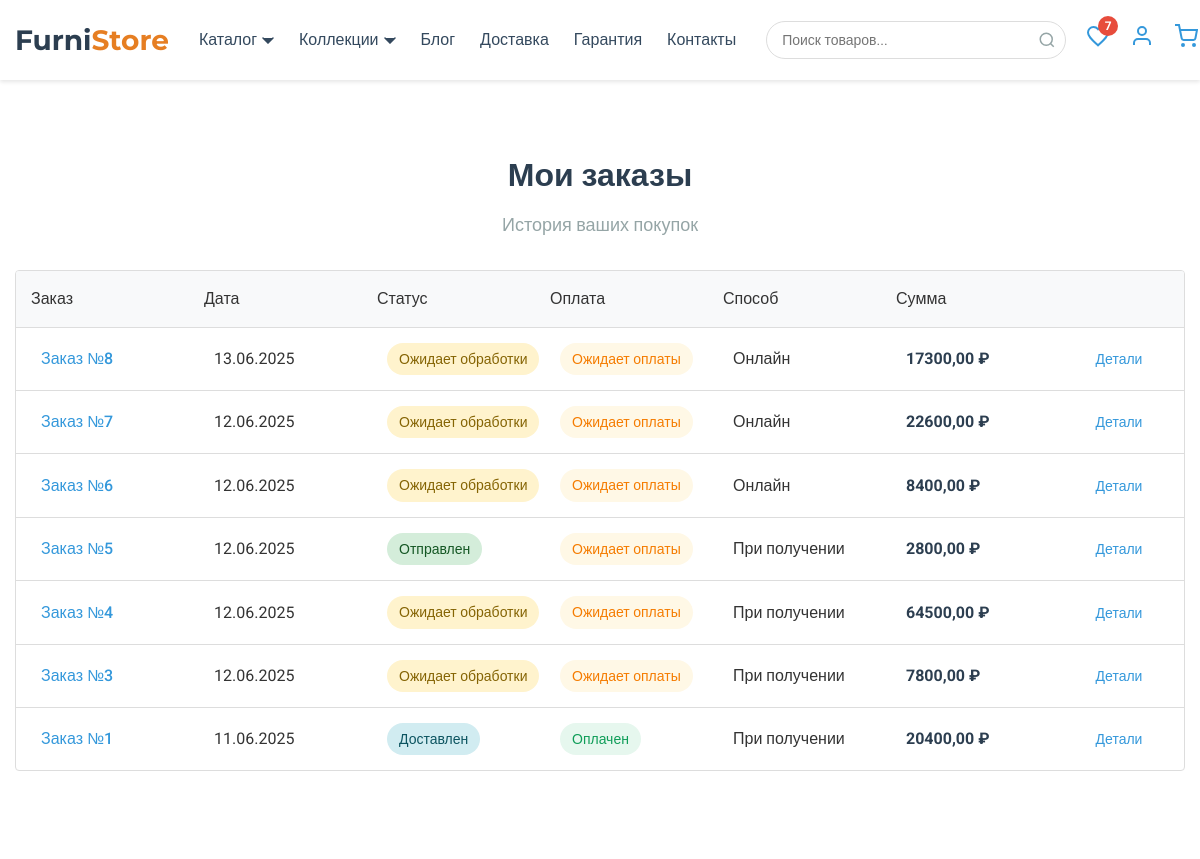
The page /orders/ (signed in, upper part) on the database as committed earlier.
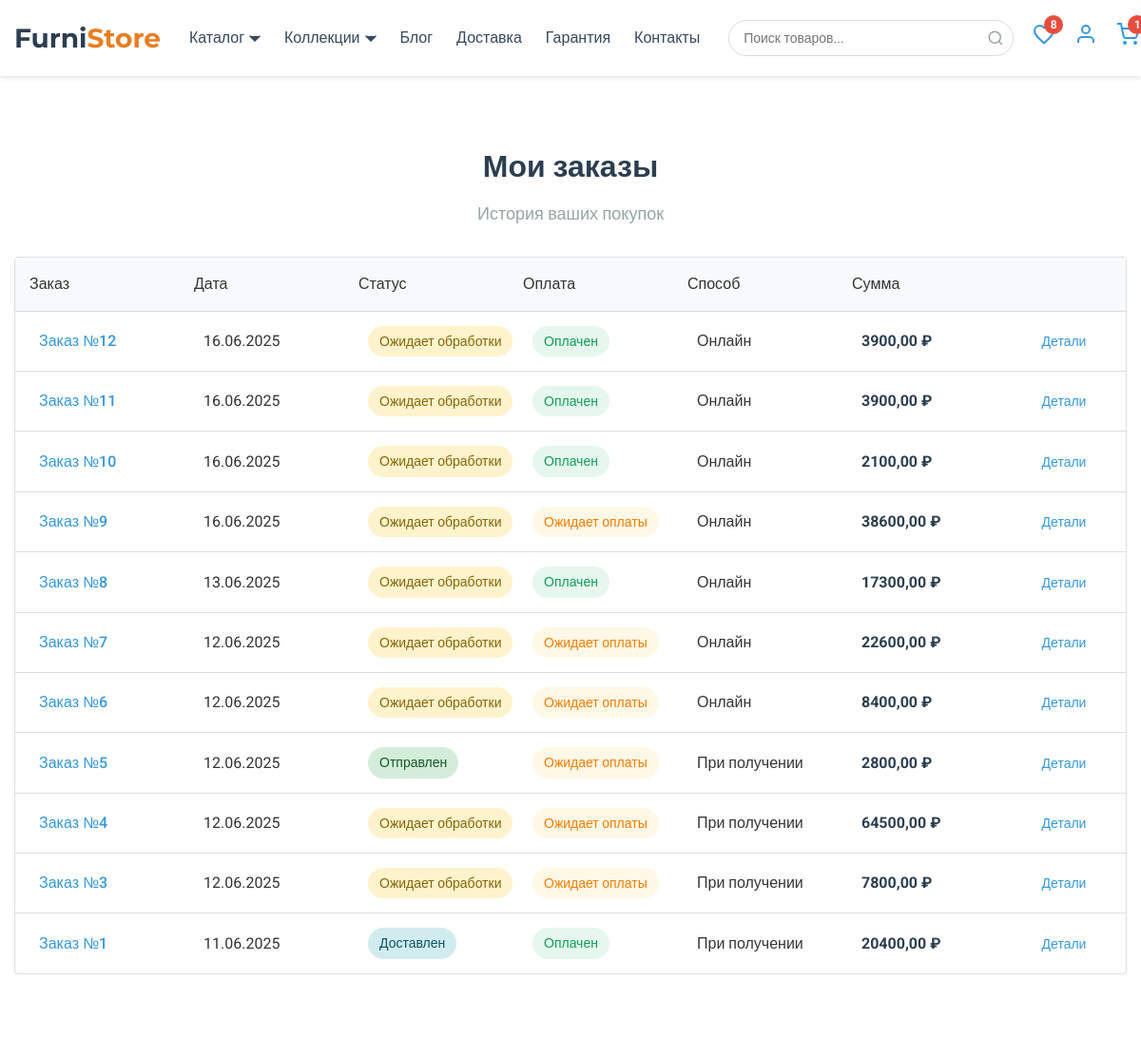
The same page on the database as committed later.
### orders/models.py (models this page shows, shortened)
class Order(models.Model):
    STATUS_CHOICES = [
        ('pending', 'Ожидает обработки'),
        ('processing', 'В обработке'),
        ('shipped', 'Отправлен'),
        ('delivered', 'Доставлен'),
        ('cancelled', 'Отменен'),
    ]
    PAYMENT_STATUS_CHOICES = [
        ('pending', 'Ожидает оплаты'),
        ('paid', 'Оплачен'),
        ('failed', 'Ошибка оплаты'),
        ('refunded', 'Возврат'),
    ]
    PAYMENT_METHOD_CHOICES = [
        ('online', 'Оплата онлайн'),
        ('upon_receipt', 'Оплата при получении'),
    ]
    user = models.ForeignKey(User, on_delete=models.CASCADE, related_name='orders', verbose_name='Пользователь')
    created_at = models.DateTimeField(auto_now_add=True, verbose_name='Дата создания')
    status = models.CharField(max_length=20, choices=STATUS_CHOICES, default='pending', verbose_name='Статус')
    payment_status = models.CharField(
        max_length=20,
        choices=PAYMENT_STATUS_CHOICES,
        default='pending',
        verbose_name='Статус оплаты'
    )
    payment_method = models.CharField(
        max_length=20,
        choices=PAYMENT_METHOD_CHOICES,
        default='online',
        verbose_name='Способ оплаты'
    )
    total = models.DecimalField(max_digits=10, decimal_places=2, verbose_name='Итоговая сумма')
    address = models.TextField(verbose_name='Адрес доставки')
    phone = models.CharField(max_length=20, verbose_name='Телефон')
    email = models.EmailField(verbose_name='Email')
    comment = models.TextField(blank=True, verbose_name='Комментарий')
    stripe_id = models.CharField(
        max_length=250,
        blank=True,
        verbose_name='ID платежа Stripe'
    )
    stripe_payment_intent = models.CharField(
        max_length=250,
        blank=True,
        verbose_name='ID платежного намерения Stripe'
    )
    class Meta:
        verbose_name = 'Заказ'
        verbose_name_plural = 'Заказы'
        ordering = ['-created_at']

### cart/models.py (models this page shows, shortened)
class Cart(models.Model):
    user = models.OneToOneField(User, on_delete=models.CASCADE,
                                related_name='cart', verbose_name='Пользователь')
    created_at = models.DateTimeField(auto_now_add=True, verbose_name='Дата создания')
    updated_at = models.DateTimeField(auto_now=True, verbose_name='Дата обновления')
    @property
    def item_count(self):
        return self.items.aggregate(count=Count('id'))['count'] or 0
    class Meta:
        verbose_name = 'Корзина'
        verbose_name_plural = 'Корзины'

### orders/views.py (the view)
# urls.py: path('', views.order_list, name='order_list'),
@login_required
def order_list(request):
    orders = Order.objects.filter(user=request.user).order_by('-created_at')
    return render(request, 'apps/orders/order_list.html', {'orders': orders})

### cart/utils.py (called while the page is built)
def get_cart_for_user(user):
    if user and user.is_authenticated:
        cart, created = Cart.objects.get_or_create(user=user)
        return cart
    return None  # Для анонимных пользователей

### products/context_processors.py (called while the page is built)
def global_data(request):
    context = {
        'categories': Category.objects.all(),
        'featured_collections': Collection.objects.filter(is_featured=True)[:5],
    }
    cart = get_cart_for_user(request.user if request.user.is_authenticated else None)
    context['cart'] = cart
    if request.user.is_authenticated:
        try:
            profile = Profile.objects.get(user=request.user)
            context['favorites_count'] = profile.favorites.count()
        except Profile.DoesNotExist:
            context['favorites_count'] = 0
    else:
        context['favorites_count'] = 0
    return context

### templates/apps/orders/order_list.html (shortened to what this page needs)
{% extends "base.html" %}
{% load static %}
{% block app_css %}
    <link rel="stylesheet" href="{% static 'css/apps/orders/order_list.css' %}">
{% endblock %}
{% block content %}
    <section class="order-list-section">
        <div class="container">
            <div class="section-header">
                <h1 class="section-title">Мои заказы</h1>
                <div class="section-subtitle">История ваших покупок</div>
            </div>
            {% if orders %}
                <div class="orders-table">
                    <div class="table-header">
                        <div class="header-order">Заказ</div>
                        <div class="header-date">Дата</div>
                        <div class="header-status">Статус</div>
                        <div class="header-payment">Оплата</div>
                        <div class="header-method">Способ</div>
                        <div class="header-total">Сумма</div>
                        <div class="header-actions"></div>
                    </div>
                    {% for order in orders %}
                        <div class="order-row">
                            <div class="cell-order">
                                <a href="{% url 'orders:order_detail' order.id %}" class="order-link">
                                    Заказ №{{ order.id }}
                                </a>
                            </div>
                            <div class="cell-date">
                                {{ order.created_at|date:"d.m.Y" }}
                            </div>
                            <div class="cell-status">
                                <span class="status-badge status-{{ order.status }}">{{ order.get_status_display }}</span>
                            </div>
                            <div class="cell-payment">
                                <span class="payment-badge payment-{{ order.payment_status }}">
                                {{ order.get_payment_status_display }}
                            </span>
                            </div>
                            <div class="cell-method">
                                {% if order.stripe_id %}Онлайн{% else %}При получении{% endif %}
                            </div>
                            <div class="cell-total">
                                {{ order.total }} ₽
                            </div>
                            <div class="cell-actions">
                                <a href="{% url 'orders:order_detail' order.id %}" class="btn-details">Детали</a>
                            </div>
                        </div>
                    {% endfor %}
                </div>
            {% endif %}
        </div>
    </section>
{% endblock %}

### templates/includes/header.html (shortened to what the changed rows need)
<header class="header">
    <div class="container">
        <div class="header__inner">
            <div class="header__actions">
                <div class="action__wishlist">
                    <a href="{% url 'users:profile' %}#favorites" class="wishlist-link" aria-label="Избранное">
                        <svg width="24" height="24" viewBox="0 0 24 24" fill="none" stroke="currentColor" stroke-width="2">
                            <path d="M12 21.35l-1.45-1.32C5.4 15.36 2 12.28 2 8.5 2 5.42 4.42 3 7.5 3c1.74 0 3.41.81 4.5 2.09C13.09 3.81 14.76 3 16.5 3 19.58 3 22 5.42 22 8.5c0 3.78-3.4 6.86-8.55 11.54L12 21.35z"/>
                        </svg>
                        {% if favorites_count > 0 %}
                        <span class="wishlist-count">{{ favorites_count }}</span>
                        {% endif %}
                    </a>
                </div>
                <div class="action__cart">
                    <a href="{% url 'cart:cart_view' %}" class="cart-link" aria-label="Корзина">
                        <svg width="24" height="24" viewBox="0 0 24 24" fill="none" stroke="currentColor" stroke-width="2">
                            <circle cx="9" cy="21" r="1"></circle>
                            <circle cx="20" cy="21" r="1"></circle>
                            <path d="M1 1h4l2.68 13.39a2 2 0 0 0 2 1.61h9.72a2 2 0 0 0 2-1.61L23 6H6"></path>
                        </svg>
                        {% if cart and cart.item_count > 0 %}
                        <span class="cart-count">{{ cart.item_count }}</span>
                        {% endif %}
                    </a>
                </div>
            </div>
        </div>
    </div>
</header>

Rows that differ between the two databases and show on the page:
now on this page (row unchanged): Cart: item_count "1"
added Order: id "12", created_at "16.06.2025", status "Ожидает обработки", payment_status "Оплачен", shows "Онлайн", total "3900,00"
added Order: id "11", created_at "16.06.2025", status "Ожидает обработки", payment_status "Оплачен", shows "Онлайн", total "3900,00"
added Order: id "10", created_at "16.06.2025", status "Ожидает обработки", payment_status "Оплачен", shows "Онлайн", total "2100,00"
added Order: id "9", created_at "16.06.2025", status "Ожидает обработки", payment_status "Ожидает оплаты", shows "Онлайн", total "38600,00"
changed Order id 8: payment_status "Ожидает оплаты" → "Оплачен"
Other text that changed with them:
{{ favorites_count }}: "7" → "8"
